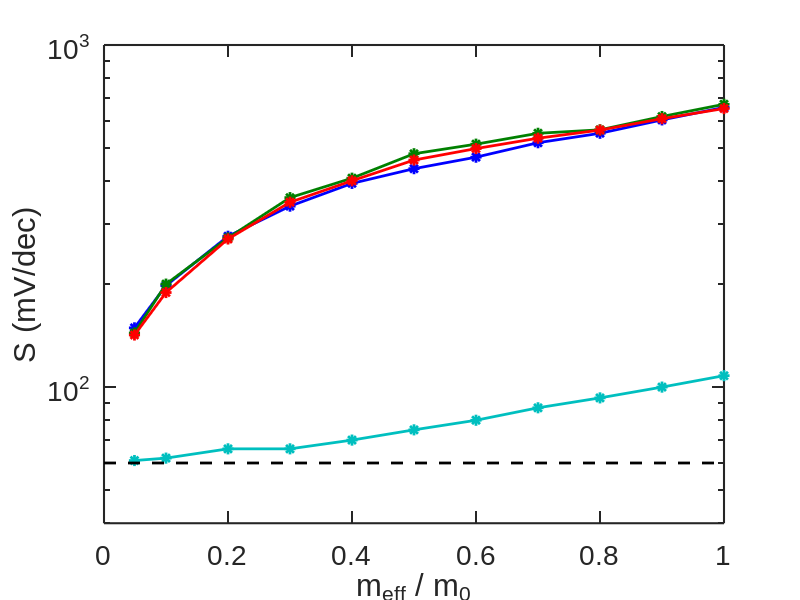

The MATLAB script that drew this image: (Note: this script raises an error after producing the figure.)
clear;
 
% %%%%%%%%%%%%%%%%%%%%%%%%%%%%%%%% %
% Figure settings for publications %
% %%%%%%%%%%%%%%%%%%%%%%%%%%%%%%%% %
 
% The new defaults will not take effect %if there are any open figures. To
% use them, we close 00_all figures, and then repeat the first example.
close all;
 
% Default settings: Default + Object type + Property
 
% Object type: Line
set(0,'DefaultLineLineWidth',2);
set(0,'DefaultLineMarkerSize',8);
 
% Object type: Axes
set(0,'DefaultAxesFontName','Arial');
set(0,'DefaultAxesFontSize',20);
set(0,'DefaultAxesLineWidth',1.5);
set(0,'DefaultAxesTickLength',[0.02 0.02]);
% set(0,'DefaultAxesUnits','inches');
% set(0,'DefaultAxesOuterPosition', [0 0 7 7]);
% set(0,'DefaultAxesPosition',[1 1 5 4]); 

%%set(0,'DefaultAxesUnits','normalized');
%%set(0,'DefaultAxesOuterPosition', [0 0 1 1]);
%%set(0,'DefaultAxesPosition',[0.15 0.15 0.7 0.7]); 
 
% Object type: Text
set(0,'DefaultTextFontName','Arial');
set(0,'DefaultTextFontSize',20);
set(0,'DefaultTextInterpreter','remove')
% set(0,'DefaultTextFontName','remove');
% set(0,'DefaultTextFontSize','remove');
% set(0,'DefaultTextInterpreter','remove');
	   
map = [0, 0, 1
    0, 0.5, 0
    1, 0, 0
    0, 0.75, 0.75
    0.75, 0, 0.75];

meff = [4.914666977601574E-002, 0.1, 0.2, 0.3, 0.4, 0.5, 0.6, 0.7, 0.8, 0.9, 1.0];

ss_1 = [149	198	276	338	394	435	470	518	552	604	657]; %1g
ss_2 = [144	200	273	358	408	481	513	552	565	618	671]; %fbg
ss_3 = [142	189	271	347	401	461	498	534	564	609	652]; %2g
ss_4 = [61	62	66	66	70	75	80	87	93	100	108]; %3g



ss60 = [60	60	60	60	60	60	60	60	60	60	60]; %1g
meff2 = [0.0, 0.1, 0.2, 0.3, 0.4, 0.5, 0.6, 0.7, 0.8, 0.9, 1.0];

figure
semilogy(meff, ss_1,'Color',map(1,:),'Marker', '*');
hold
semilogy(meff, ss_2,'Color',map(2,:),'Marker', '*');
semilogy(meff, ss_3,'Color',map(3,:),'Marker', '*');
semilogy(meff, ss_4,'Color',map(4,:),'Marker', '*');
semilogy(meff2, ss60,'Color','k','LineStyle', '--');

xlabel('m_{eff} / m_0');
ylabel('S (mV/dec)');

axis([0 1 40 1000])

ay = gca;
ay.YTick = [1e1 1e2 1e3 1e4 1e5 1e6 1e7 1e8];


legend({'1G', 'FBG' '2G', '3G'},'Location', 'east'); 
legend('boxoff');
%print('all_ss', '-depsc');
%print('sub_slope', '-depsc');